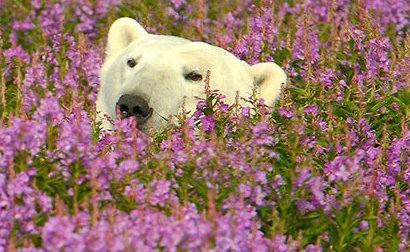
#> input picture lab2/sample_data/polar-bear-hiding.jpg, 410 x 252 px
$ jupyter execute --allow-errors 'Lab2 - kopie.ipynb'
#> lines starting #> are read from the running program, lines starting #| are printed output that depends on the picture
<center> </center>

# <center> Assignment 2: Neighborhood Processing & Filters </center>
<center> Computer Vision 1 University of Amsterdam </center>
    <center> Due 23:59PM, September 24, 2022 (Amsterdam time) </center>

***

##(100 pts)

## General guidelines
Your code and discussion must be completed in this **jupyter notebook** before the deadline by submitting it to the Canvas Lab 2 Assignment. Submit your assignment in a **zip file**, with all the relevant files and images need to run your notebook. Name your zip file as follows:  **StudentID1_StudentID2_StudentID3.zip**
For full credit, make sure you follow these guidelines:

- Make sure you use the provided python environment. You can create the environment using conda and the provided YAML file using the following command: `conda env create --file=CV1_env.yaml`, then activate it as `conda activate cv1`. Using different packages versions may result in the impossibility to run the submitted code and therefore in the subtraction of points. Below you will find a code cell to check the versions of your packages.
- Please express your thoughts concisely. The number of words does not necessarily correlate with how well you understand the concepts.
- Answer all given questions.
- Try to understand the problem as much as you can. When answering a question, give evidences (qualitative and/or quantitative results, references to papers, figures etc.) to support your arguments. Note that not everything might be explicitly asked for and you are expected to think about what might strengthen you arguments and make your notebook self-contained and complete.
- Analyze your results and discuss them, e.g. why algorithm A works better than algorithm B in a certain problem.
- Tables and figures must be accompanied by a brief description. Do not forget to add a number, a title, and if applicable name and unit of variables in a table, name and unit of axes and legends in a figure.
- Make sure all the code in your notebook runs without errors or bugs before submitting. Code that does not run can result in a lower grade.

Late submissions are not allowed. Assignments that are submitted after the strict deadline will not be graded. In case of submission conflicts, TAs’ system clock is taken as reference. We strongly recommend submitting well in advance, to avoid last minute system failure issues.
Plagiarism note: Keep in mind that plagiarism (submitted materials which are not your work) is a serious crime and any misconduct shall be punished with the university regulations.

[cell 1]
import cv2
import matplotlib
import matplotlib.pyplot as plt
import math
import numpy as np
import time
import sklearn
from sklearn.decomposition import PCA
from scipy import signal
import requests

#> (a cell that did not finish here is left out)

# 1 Introduction

In this assignment, you will get familiar with fundamentals of neighborhood processing for image processing. These techniques allow for low-level image understanding via extraction of structural patterns such as edges and blobs. Similarly, they find an extensive use in image denoising and higher level image reasoning such as shape recognition. Moreover, neighborhood or block processing is one of the key components of *Convolutional Neural Networks*. Therefore, a good understanding of these
procedures will be a stepping stone towards understanding more complex machinery used in computer vision and machine learning.

In subsequent sections of this assignment, we will first explain neighborhood processing and introduce low-level filters commonly used to analyze images. After that, we will see how these mathematical concepts relate to practice by working through fundamental tasks such as denoising and segmentation. By the end of this assignment, you will have an overall understanding of the following:
* Gaussian and Gabor filters
* Edge detection and image denoising
* Texture-based image segmentation

---

First we need two helper functions

[cell 3]
### Use this for the last exercise

def load_image(image_id: str='Polar'):
  '''
  Loads an image, resizes image with proper resize factor and sets proper color representation
  :param image_id: id of an image: Kobi, Polar, Robin-1, Robin-2, Cows, SciencePark
  :return: image
  '''
#> called with image_id = 'Polar'
  if image_id == 'Kobi':
    img = cv2.imread('./sample_data/kobi.png')
    img = cv2.cvtColor(img, cv2.COLOR_BGR2RGB)
    resize_factor = 0.25
  elif image_id == 'Polar':
    img = cv2.imread('./sample_data/polar-bear-hiding.jpg')
#> img is the input picture: shape (252, 410, 3); mean B, G, R 101.7, 115.7, 150
    img = cv2.cvtColor(img, cv2.COLOR_BGR2RGB)
    resize_factor = 0.75
  elif image_id == 'Robin-1':
    img = cv2.imread('./sample_data/robin-1.jpg')
    img = cv2.cvtColor(img, cv2.COLOR_BGR2RGB)
    resize_factor = 1
  elif image_id == 'Robin-2':
    img = cv2.imread('./sample_data/robin-2.jpg')
    img = cv2.cvtColor(img, cv2.COLOR_BGR2RGB)
    resize_factor = 0.5
  elif image_id == 'Cows':
    img = cv2.imread('./sample_data/cows.jpg')
    img = cv2.cvtColor(img, cv2.COLOR_BGR2RGB)
    resize_factor = 0.5
  elif image_id == 'SciencePark':
    img = cv2.imread('./sample_data/sciencepark.jpg')
    img = cv2.cvtColor(img, cv2.COLOR_BGR2RGB)
    resize_factor = 0.2
  else:
    raise ValueError('Image not available.')
  img = cv2.resize(img, (0, 0), fx=resize_factor, fy=resize_factor)
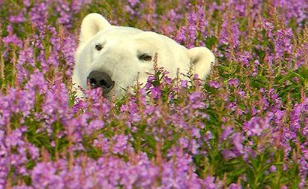
#> img: shape (189, 308, 3); mean R, G, B 149.9, 115.5, 101.5
  img = cv2.cvtColor(img, cv2.COLOR_RGB2GRAY)
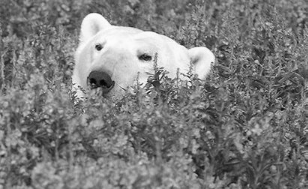
#> img: shape (189, 308); min 4, max 252, mean 124.2
#> (the rest of the program and of its run is left out)
